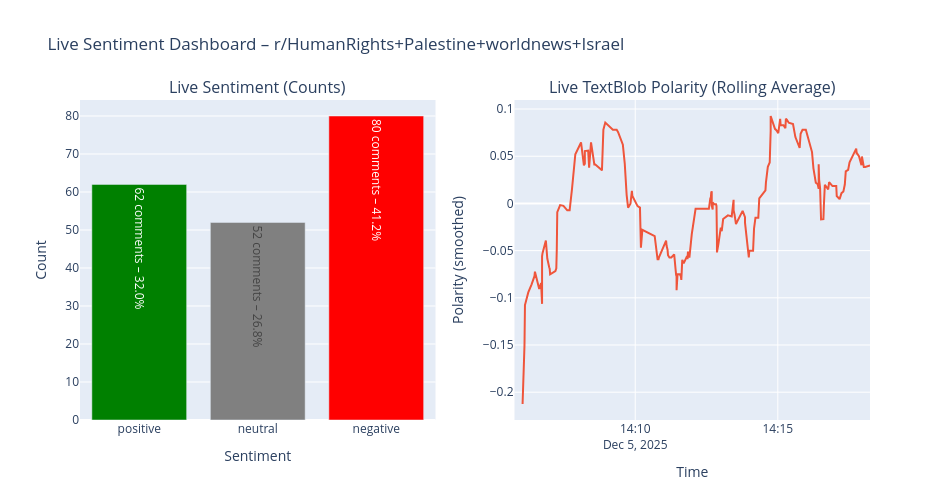

Write notebook code for a chart like this one.
### Code cell
# Setting up live streaming
live_data = []
last_plot_time = time.time()

print(f"Starting real-time monitoring of r/{stream_sub}...")
print("Interactive bar + polarity chart refresh every 100 seconds.")
print("Press STOP / Interrupt in Jupyter to end the stream.\n")

try:
    for comment in reddit.subreddit(stream_sub).stream.comments(
        skip_existing=True,
        pause_after=5
    ):
        if comment is None:
            continue
        
        text = comment.body
        if not text:
            continue

        cleaned = clean_text(text)
        if cleaned == "":
            continue

        vader = vader_sentiment(cleaned)
        polarity = tb_polarity(cleaned)
        subjectivity = tb_subjectivity(cleaned)
        tb_label = tb_sentiment(cleaned)

        live_data.append({
            "comment_id": comment.id,
            "subreddit": str(comment.subreddit),
            "text": text,
            "clean_text": cleaned,
            "vader_sentiment": vader,
            "tb_polarity": polarity,
            "tb_subjectivity": subjectivity,
            "tb_sentiment": tb_label,
            "created_utc": pd.to_datetime(comment.created_utc, unit="s")
        })

        now = time.time()
        if now - last_plot_time >= 100:
            clear_output(wait=True)

            print(f"Real-time monitoring: r/{stream_sub}")
            print(f"Total collected comments: {len(live_data)}")

            df_live = pd.DataFrame(live_data)

            if not df_live.empty:
                # --- VADER sentiment counts (for bar chart) ---
                sentiment_totals = df_live["vader_sentiment"].value_counts().reindex(
                    ["positive", "neutral", "negative"],
                    fill_value=0
                )

                total = sentiment_totals.sum() if sentiment_totals.sum() > 0 else 1
                sentiment_percent = (sentiment_totals / total * 100).round(1)

                color_map = {
                    "positive": "green",
                    "neutral": "gray",
                    "negative": "red"
                }

                # --- Prepare polarity data for rolling average line chart ---
                df_polar = df_live.copy()
                df_polar = df_polar.sort_values("created_utc")
                df_polar["rolling_polarity"] = (
                    df_polar["tb_polarity"]
                    .rolling(window=30, min_periods=5)
                    .mean()
                )

                # Making bar + polarity line charts interactive using subplots
                fig = make_subplots(
                    rows=1,
                    cols=2,
                    specs=[[{"type": "bar"}, {"type": "xy"}]],
                    subplot_titles=(
                        "Live Sentiment (Counts)",
                        "Live TextBlob Polarity (Rolling Average)"
                    )
                )

                # 1️⃣ Plot bar chart (VADER counts)
                fig.add_trace(
                    go.Bar(
                        x=sentiment_totals.index,
                        y=sentiment_totals.values,
                        marker_color=[color_map[s] for s in sentiment_totals.index],
                        text=[
                            f"{c} comments – {p}%"
                            for c, p in zip(
                                sentiment_totals.values,
                                sentiment_percent.values
                            )
                        ],
                        hovertemplate=(
                            "Sentiment: %{x}<br>"
                            "Count: %{y}<br>"
                            "%{text}<extra></extra>"
                        ),
                        name="Sentiment counts"
                    ),
                    row=1, col=1
                )

                # 2️⃣ Plot polarity rolling average line (TextBlob)
                fig.add_trace(
                    go.Scatter(
                        x=df_polar["created_utc"],
                        y=df_polar["rolling_polarity"],
                        mode="lines",
                        name="Rolling polarity",
                        hovertemplate=(
                            "Time: %{x}<br>"
                            "Polarity: %{y:.3f}<extra></extra>"
                        )
                    ),
                    row=1, col=2
                )

                fig.update_xaxes(title_text="Sentiment", row=1, col=1)
                fig.update_yaxes(title_text="Count", row=1, col=1)

                fig.update_xaxes(title_text="Time", row=1, col=2)
                fig.update_yaxes(title_text="Polarity (smoothed)", row=1, col=2)

                fig.update_layout(
                    title=f"Live Sentiment Dashboard – r/{stream_sub}",
                    height=500,
                    width=950,
                    showlegend=False
                )

                fig.show()
                # ---------------------------------------------

            last_plot_time = now

except KeyboardInterrupt:
    print("\nStreaming stopped by user.")
    final_df = pd.DataFrame(live_data)
    print(f"Collected {len(final_df)} comments total.")
    final_df.to_csv("live_reddit_sentiment.csv", index=False)
    print("Saved dataset to live_reddit_sentiment.csv")

### Figure 1 — Plotly figure (JSON) as saved in the notebook; plotly's stock layout.template omitted (floating-point values rounded to 4 significant figures; data arrays with more than 128 entries replaced by an {"elided": "..."} marker saying what was removed)
{"data": [{"hovertemplate": "Sentiment: %{x}<br>Count: %{y}<br>%{text}<extra></extra>", "marker": {"color": ["green", "gray", "red"]}, "name": "Sentiment counts", "text": ["62 comments – 32.0%", "52 comments – 26.8%", "80 comments – 41.2%"], "type": "bar", "x": ["positive", "neutral", "negative"], "xaxis": "x", "y": [62, 52, 80], "yaxis": "y"}, {"hovertemplate": "Time: %{x}<br>Polarity: %{y:.3f}<extra></extra>", "mode": "lines", "name": "Rolling polarity", "type": "scatter", "x": {"elided": "194 str values"}, "xaxis": "x2", "y": {"elided": "194 float values"}, "yaxis": "y2"}], "layout": {"annotations": [{"font": {"size": 16}, "showarrow": false, "text": "Live Sentiment (Counts)", "x": 0.225, "xanchor": "center", "xref": "paper", "y": 1, "yanchor": "bottom", "yref": "paper"}, {"font": {"size": 16}, "showarrow": false, "text": "Live TextBlob Polarity (Rolling Average)", "x": 0.775, "xanchor": "center", "xref": "paper", "y": 1, "yanchor": "bottom", "yref": "paper"}], "height": 500, "showlegend": false, "title": {"text": "Live Sentiment Dashboard – r/HumanRights+Palestine+worldnews+Israel"}, "width": 950, "xaxis": {"anchor": "y", "domain": [0, 0.45], "title": {"text": "Sentiment"}}, "xaxis2": {"anchor": "y2", "domain": [0.55, 1], "title": {"text": "Time"}}, "yaxis": {"anchor": "x", "domain": [0, 1], "title": {"text": "Count"}}, "yaxis2": {"anchor": "x2", "domain": [0, 1], "title": {"text": "Polarity (smoothed)"}}}}
